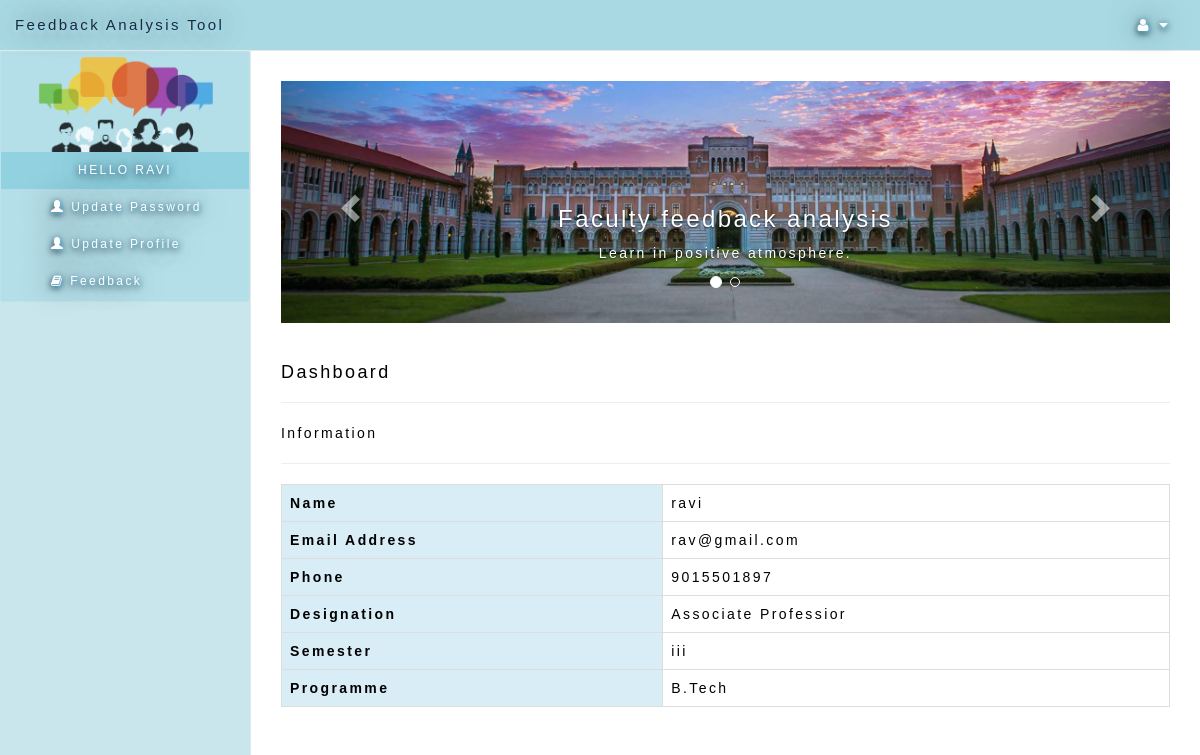
The page /faculty/index.php (signed in) on the database its author committed.
### tables this page shows
CREATE TABLE `faculty` (
  `id` int(11) NOT NULL,
  `user_alias` varchar(30) NOT NULL,
  `Name` varchar(30) NOT NULL,
  `designation` varchar(100) NOT NULL,
  `programme` varchar(50) NOT NULL,
  `semester` varchar(10) NOT NULL,
  `email` varchar(255) NOT NULL,
  `password` varchar(75) NOT NULL,
  `mobile` bigint(20) NOT NULL,
  `date` datetime NOT NULL,
  `status` int(11) NOT NULL
);

### faculty/index.php (the view, shortened to what this page needs)
<?php
include('../dbconfig.php');
$user= $_SESSION['faculty_login'];
$sql=mysqli_query($conn,"select * from faculty where email='$user' ");
$users=mysqli_fetch_assoc($sql);
?>
<!DOCTYPE html>
<html lang="en">
  <head>
    <link href="../css/bootstrap.min.css" rel="stylesheet">
    <link href="../css/metisMenu.min.css" rel="stylesheet">
    <link href="../css/sb-admin-2.css" rel="stylesheet">
    <link href="../css/modern-business.css" rel="stylesheet">
    <link href="../css/font-awesome.min.css" rel="stylesheet" type="text/css">
  </head>
  <body>
     <div id="wrapper" style="background-color: rgba(93, 188, 210,0.3);color:black;">
        <nav class="navbar navbar-default navbar-static-top" role="navigation" style="margin-bottom: 0;background-color: rgba(93, 188, 210,0.3);">
            <div class="navbar-header">
                <a class="navbar-brand"  style="color:rgba(0,0,0,0.8);font-size:1.5rem;text-shadow:1px 1px 4px #66CCFF, 0 0 30px black, 0 2px 5px white;"href="index.php">
                Feedback Analysis Tool</a>
            </div>
            <ul class="nav navbar-top-links navbar-right" align="right">
                <li class="dropdown">
                    <a class="dropdown-toggle" data-toggle="dropdown" href="#">
                        <i class="fa fa-user fa-fw"></i>  <i class="fa fa-caret-down"></i>
                    </a>
                </li>
            </ul>
            <div class="navbar sidebar" role="navigation" style="background-color: rgba(93, 188, 210,0.1);">
                <div class="sidebar-nav navbar-collapse">
                    <ul class="nav"  id="side-menu" style="background-color: rgba(93, 188, 210,0.1);font-size: 1.2rem;">
                        <li>
                                <img src="../images/black n white1.png" height="100vh" class="center-block" width="Auto"alt="logo" style="padding-top: 0.4rem;opacity:0.8;">
                        </li>
                        <li><a href="index.php"style="text-align: center;background-color: rgba(93, 188, 210,0.4);" class="text-uppercase">Hello <?php echo $users['Name'];?> <span class="sr-only">(current)</span></a></li>
                    <li><a style="padding-left: 5rem;"href="index.php?page=update_password"><span class="glyphicon glyphicon-user"></span> Update Password</a></li>
                   <li><a style="padding-left: 5rem;" href="index.php?page=update_profile"><span class="glyphicon glyphicon-user"></span>  Update Profile</a></li>
                   <li><a style="padding-left: 5rem;"href="index.php?page=feedback"><i class="fa fa-user fa-book"></i> Feedback</a></li>
                    </ul>
                </div>
            </div>
        </nav>
        <div id="page-wrapper">
            <div class="row">
                <div class="col-lg-12">
<div id="myCarousel" class="carousel slide" data-ride="carousel" style="margin-top: 3rem;margin-bottom: 3rem;">
    <ol class="carousel-indicators">
      <li data-target="#myCarousel" data-slide-to="0" class="active"></li>
      <li data-target="#myCarousel" data-slide-to="1"></li>
    </ol>
    <div class="carousel-inner">
      <div class="item active">
        <img class="fill"src="../images/feedback11.jpg" style="width:100%;max-height: 285px;">
        <div class="carousel-caption">
          <h3>Faculty feedback analysis</h3>
          <p>Learn in positive atmosphere.</p>
        </div>
      </div>
    </div>
    <a class="left carousel-control" href="#myCarousel" data-slide="prev">
      <span class="glyphicon glyphicon-chevron-left"></span>
    </a>
    <a class="right carousel-control" href="#myCarousel" data-slide="next">
      <span class="glyphicon glyphicon-chevron-right"></span>
    </a>
  </div>
</div>
      <?php
    @$page=  $_GET['page'];
      if($page!="")
      {
        if($page=="update_password")
      {
        include('update_password.php');
      }
        if($page=="update_profile")
      {
        include('update_profile.php');
      }
      if($page=="feedback")
      {
        include('feedback.php');
      }
      }
      else
      {
      ?>
      <div class="col-md-12">
    <h4 >Dashboard</h4>
    <hr>
     <div class="card">
      <div class="card-body" >
            <table class="table table-light table-bordered table-hover">
                <tr class="float-right">
                  <a style="color: black;"> Information </a>
                </tr>
                <hr>
                <tr>
                  <th class="bg-info">Name</th>
                  <td class="greycolor"><?php echo $users['Name'];?></td>
                </tr>
                 <tr>
                  <th class="bg-info">Email Address</th>
                  <td class="greycolor"><?php echo $users['email'];?></td>
                </tr>
                <tr>
                  <th class="bg-info">Phone</th>
                  <td class="greycolor"><?php echo $users['mobile'];?></td>
                </tr>
                 <tr>
                  <th class="bg-info">Designation</th>
                  <td class="greycolor">
                 <?php echo $users['designation'];?>
                  </td>
                </tr>
                <tr>
                  <th class="bg-info">Semester</th>
                  <td class="greycolor"><?php echo $users['semester'];?></td>
                </tr>
                 <tr>
                  <th class="bg-info">Programme</th>
                  <td class="greycolor"><?php echo $users['programme'];?></td>
                </tr>
             </table>
          </div>
      </div>
   </div>
   </div>
<?php } ?>
        </div>
            </div>
</body>
</html>

### css/sb-admin-2.css (style rules this page uses)
body { background-color: #f8f8f8; }
#wrapper { width: 100%; }
#page-wrapper { padding: 0 15px; min-height: 568px; background-color: #fff; }
@media (min-width:768px) { #page-wrapper { position: inherit; margin: 0 0 0 250px; padding: 0 30px; border-left: 1px solid #e7e7e7; } }
.navbar-top-links { margin-right: 0; }
.navbar-top-links li { display: inline-block; }
.navbar-top-links li:last-child { margin-right: 15px; }
.navbar-top-links li a { padding: 15px; min-height: 50px; }
.sidebar .sidebar-nav.navbar-collapse { padding-right: 0; padding-left: 0; }
.sidebar ul li a.active { background-color: #eee; }
@media (min-width:768px) { .sidebar { z-index: 1; position: absolute; width: 250px; margin-top: 51px; } }

### css/modern-business.css (style rules this page uses)
html, body { height: 100%; }
body { padding-top: 0px; font-family:'Gotu', sans-serif; letter-spacing: 0.2vw; }
@media (min-width: 768px) { .navbar .navbar-collapse { text-align: center; } }

### faculty/index.php (style rules this page uses)
.nav li a { color: rgba(255,255,255,1); text-shadow:1px 1px 4px #66CCFF, 0 0 30px black, 0 2px 7px black; text-align:left; }

### rows shown on the page
faculty: Name "RAVI", Name "ravi", email "rav@gmail.com", mobile "9015501897", designation "Associate Professior", semester "iii", programme "B.Tech"
